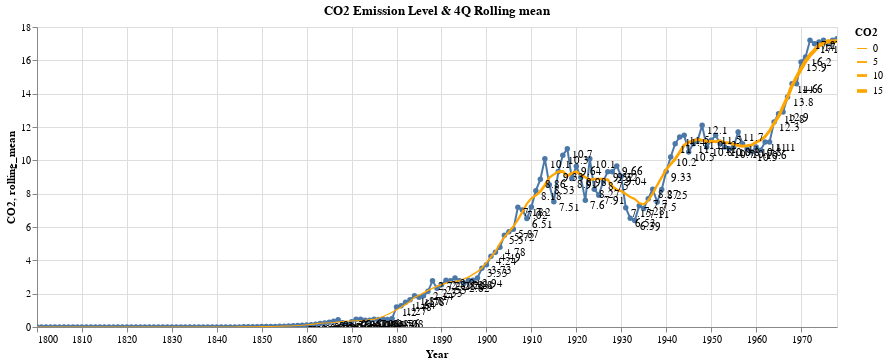

Notebook code for this chart:
### Code cell
#collapse-hide
#Create line chart for Training data. index is reset to use Date column
train_chart=alt.Chart(train.reset_index()).mark_line(point=True).encode(
    x='Year', 
    y='CO2', 
    tooltip=['Year', 'CO2'])

#Create Rolling mean. This centered rolling mean 
rolling_mean = alt.Chart(train.reset_index()).mark_trail(
    color='orange',
    size=1
).transform_window(
    rolling_mean='mean(CO2)',
    frame=[-4,4]
).encode(
    x='Year:T',
    y='rolling_mean:Q',
    size='CO2'
)

#Add data labels
text = train_chart.mark_text(
    align='left',
    baseline='top',
    dx=5  # Moves text to right so it doesn't appear on top of the bar
).encode(
    text='CO2:Q'
)

#Add zoom-in/out
scales = alt.selection_interval(bind='scales')

#Combine everything
(train_chart + rolling_mean +text).properties(
    width=800, 
    title="CO2 Emission Level & 4Q Rolling mean").add_selection(
    scales
)

### Figure 1 — Vega-Lite specification as saved in the notebook (floating-point values rounded to 4 significant figures; data arrays with more than 128 entries replaced by an {"elided": "..."} marker saying what was removed)
{"config": {"view": {"continuousWidth": 400, "continuousHeight": 300}}, "layer": [{"data": {"name": "data-ac55afe014b2cfa55022d84cc52873c8"}, "mark": {"type": "line", "point": true}, "encoding": {"tooltip": [{"type": "temporal", "field": "Year"}, {"type": "quantitative", "field": "CO2"}], "x": {"type": "temporal", "field": "Year"}, "y": {"type": "quantitative", "field": "CO2"}}, "selection": {"selector002": {"type": "interval", "bind": "scales"}}}, {"data": {"name": "data-ac55afe014b2cfa55022d84cc52873c8"}, "mark": {"type": "trail", "color": "orange", "size": 1}, "encoding": {"size": {"type": "quantitative", "field": "CO2"}, "x": {"type": "temporal", "field": "Year"}, "y": {"type": "quantitative", "field": "rolling_mean"}}, "transform": [{"window": [{"op": "mean", "field": "CO2", "as": "rolling_mean"}], "frame": [-4, 4]}]}, {"data": {"name": "data-ac55afe014b2cfa55022d84cc52873c8"}, "mark": {"type": "text", "align": "left", "baseline": "top", "dx": 5}, "encoding": {"text": {"type": "quantitative", "field": "CO2"}, "tooltip": [{"type": "temporal", "field": "Year"}, {"type": "quantitative", "field": "CO2"}], "x": {"type": "temporal", "field": "Year"}, "y": {"type": "quantitative", "field": "CO2"}}}], "title": "CO2 Emission Level & 4Q Rolling mean", "width": 800, "$schema": "https://vega.github.io/schema/vega-lite/v4.8.1.json", "datasets": {"data-ac55afe014b2cfa55022d84cc52873c8": {"elided": "179 records"}}}
